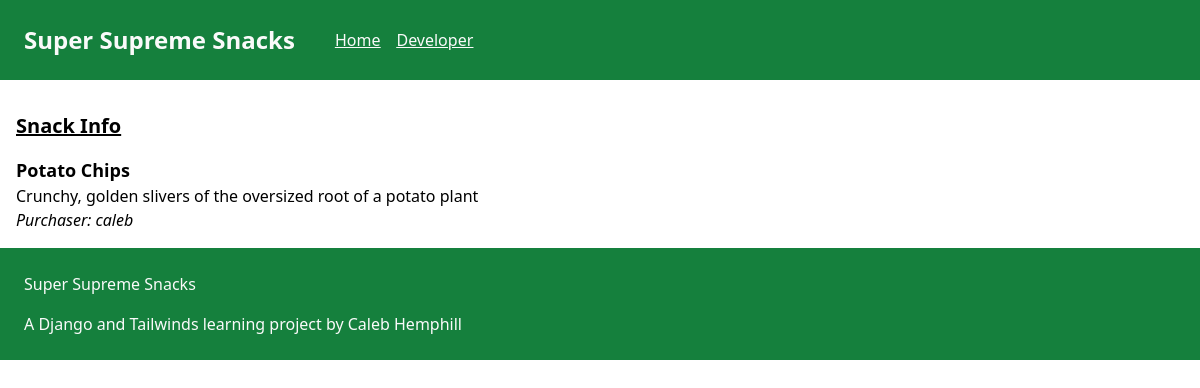
Page /2/ on the committed database.
### snacks/models.py (models this page shows, shortened)
class Snack(models.Model):
    name = models.CharField(max_length=64)
    description = models.TextField()
    purchaser = models.ForeignKey(get_user_model(), on_delete=models.CASCADE)

### snacks/views.py (the view)
# urls.py: path('<int:pk>/', SnackDetailView.as_view(), name='snack_detail'),
class SnackDetailView(DetailView):
    template_name = 'snack_detail.html'
    model = Snack

### templates/snack_detail.html
{% extends "base.html" %}
{% block main %}
<div class="flex-col p-4">
  <h2 class="py-4 text-xl underline font-black">Snack Info</h2>
  <h3 class="text-lg font-extrabold">{{snack.name}}</h3>
  <p>{{snack.description}}</p>
  <p class="italic">Purchaser: {{snack.purchaser}}</p>
</div>
{% endblock main %}

### rows in the picture
Snack: name "Potato Chips", description "Crunchy, golden slivers of the oversized root of a potato plant", purchaser "caleb"
